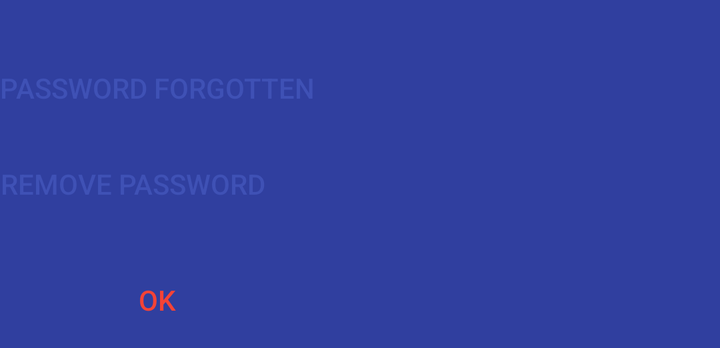
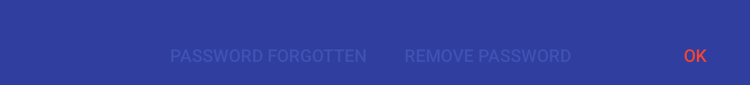

Compare how this app lays out the same screen by default and in its alternative resource folder. The renders come first, then the two layout files and the values they reference.
<!-- AndroidManifest.xml: application theme OmniNotesTheme.ApiSpec -->
<!-- res/layout/password_buttons.xml -->
<?xml version="1.0" encoding="utf-8"?>
<LinearLayout xmlns:android="http://schemas.android.com/apk/res/android"
    android:layout_width="match_parent"
    android:layout_height="wrap_content"
    android:orientation="vertical"
    android:layout_gravity="right|end">

    <Button
        android:id="@+id/password_forgotten"
        style="@style/Button.Dialog"
        android:layout_width="wrap_content"
        android:layout_height="wrap_content"
        android:layout_marginTop="20dp"
        android:text="@string/password_forgot" />

    <Button
        android:id="@+id/password_remove"
        style="@style/Button.Dialog"
        android:layout_width="wrap_content"
        android:layout_height="wrap_content"
        android:text="@string/password_remove" />

    <Button
        android:id="@+id/password_confirm"
        style="@style/Button.Dialog.Accent"
        android:layout_width="wrap_content"
        android:layout_height="wrap_content"
        android:layout_marginTop="10dp"
        android:text="@string/ok"
        android:gravity="center_vertical|right" />
</LinearLayout>
<!-- resources referenced by this layout -->
<resources>
  <string name="ok">Ok</string>
  <string name="password_forgot">Password forgotten</string>
  <string name="password_remove">Remove password</string>
  <style name="Button.Dialog" parent="MD_ActionButton">
          <item name="android:textColor">@color/colorPrimary</item>
          <item name="android:background">@null</item>
          <item name="android:textCursorDrawable">@null</item>
      </style>
  <style name="Button.Dialog.Accent" parent="MD_ActionButton">
          <item name="android:textColor">@color/colorAccent</item>
          <item name="android:background">@null</item>
          <item name="android:textCursorDrawable">@null</item>
      </style>
  <!-- from res/values-v21/ -->
  <style name="OmniNotesTheme.ApiSpec">
          <item name="android:statusBarColor">@android:color/transparent</item>
          <item name="android:windowTranslucentNavigation">@bool/transparent_nav</item>
      </style>
  <color name="colorPrimary">#3F51B5</color>
  <color name="colorAccent">#F44336</color>
</resources>
<!-- res/layout-sw600dp/password_buttons.xml (the repository's variant of the layout above) -->
<!-- drawn on a 7-inch tablet held upright -->
<?xml version="1.0" encoding="utf-8"?>
<LinearLayout xmlns:android="http://schemas.android.com/apk/res/android"
    android:layout_width="match_parent"
    android:layout_height="wrap_content"
    android:orientation="horizontal"
    android:layout_marginTop="20dp"
    android:gravity="right|end">

    <Button
        android:id="@+id/password_forgotten"
        style="@style/Button.Dialog"
        android:layout_width="wrap_content"
        android:layout_height="wrap_content"
        android:text="@string/password_forgot" />

    <Button
        android:id="@+id/password_remove"
        style="@style/Button.Dialog"
        android:layout_width="wrap_content"
        android:layout_height="wrap_content"
        android:layout_marginLeft="30dp"
        android:layout_marginStart="30dp"
        android:text="@string/password_remove" />

    <Button
        android:id="@+id/password_confirm"
        style="@style/Button.Dialog.Accent"
        android:layout_width="wrap_content"
        android:layout_height="wrap_content"
        android:layout_marginLeft="55dp"
        android:layout_marginStart="55dp"
        android:text="@string/ok" />
</LinearLayout>
